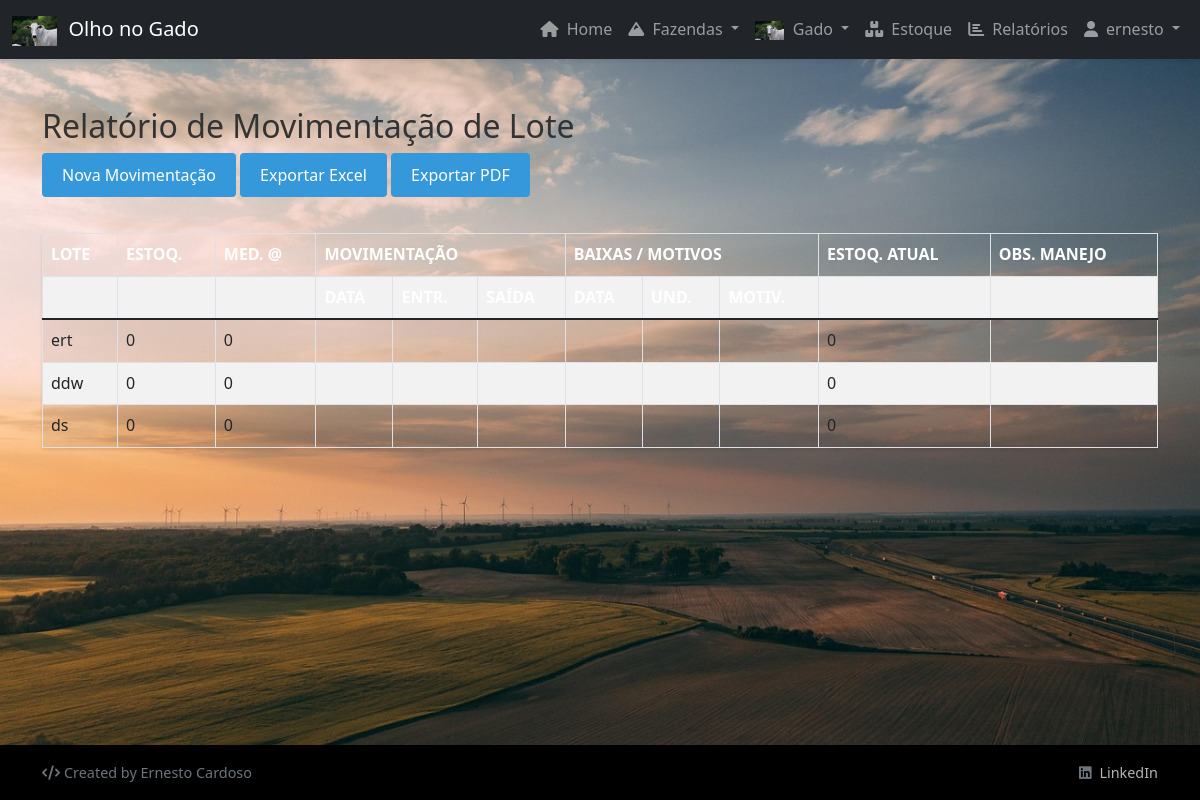
/estoque/relatorio-movimentacao-lote/ (signed in), run on the app's committed database.
### fazendascdst/models.py (models this page shows, shortened)
class Lote(models.Model):
    user = models.ForeignKey(User, on_delete=models.CASCADE, null=True, blank=True)
    nome = models.CharField("Nome do Lote", max_length=100)
    fazenda = models.ForeignKey(Fazenda, on_delete=models.CASCADE, related_name='lotes')
    capacidade_maxima = models.IntegerField("Capacidade Máxima de Animais", null=True, blank=True)
    data_de_cadastro = models.DateField(auto_now_add=True)
    is_active = models.BooleanField(default=True)
    objects = ActiveManager()
    all_objects = AllManager()
    class Meta:
        verbose_name = "Lote"
        verbose_name_plural = "Lotes"
        unique_together = ['nome', 'fazenda']

### estoque/views.py (the view, shortened to what this page needs)
# urls.py: path('relatorio-movimentacao-lote/', views.relatorio_movimentacao_lote, name='relatorio_movimentacao_lote'),
@login_required
def relatorio_movimentacao_lote(request):
    lotes = Lote.objects.filter(user=request.user)
    relatorio = []
    for lote in lotes:
        movs = MovimentacaoLote.objects.filter(lote=lote, user=request.user).order_by('data')
        estoque_inicial = 0
        estoque_atual = 0
        total_peso = 0
        total_animais = 0
        obs_manejo = ''
        media_peso = (total_peso / total_animais) if total_animais > 0 else 0
        relatorio.append({
            'lote': lote,
            'estoque_inicial': 0,  # Pode ser ajustado para considerar um período
            'estoque_atual': estoque_atual,
            'media_peso': round(media_peso, 2),
            'movimentacoes': movs,
            'obs_manejo': obs_manejo,
        })
    return render(request, 'estoque/relatorio_movimentacao_lote.html', {'relatorio': relatorio})

### fazendascdst/models.py (called while the page is built)
    def get_queryset(self):
        return super().get_queryset().filter(is_active=True)

### templates/estoque/relatorio_movimentacao_lote.html (shortened to what this page needs)
{% extends 'base.html' %}
{% block content %}
<div class="container mt-4">
    <h2>Relatório de Movimentação de Lote</h2>
    <a href="{% url 'movimentacao_lote' %}" class="btn btn-primary mb-3">Nova Movimentação</a>
    <a href="{% url 'exportar_excel_relatorio_movimentacao_lote' %}" class="btn btn-success mb-3">Exportar Excel</a>
    <a href="{% url 'exportar_pdf_relatorio_movimentacao_lote' %}" class="btn btn-danger mb-3">Exportar PDF</a>
    <table class="table table-bordered table-striped">
        <thead>
            <tr>
                <th>LOTE</th>
                <th>ESTOQ.</th>
                <th>MED. @</th>
                <th colspan="3">MOVIMENTAÇÃO</th>
                <th colspan="3">BAIXAS / MOTIVOS</th>
                <th>ESTOQ. ATUAL</th>
                <th>OBS. MANEJO</th>
            </tr>
            <tr>
                <th></th>
                <th></th>
                <th></th>
                <th>DATA</th>
                <th>ENTR.</th>
                <th>SAÍDA</th>
                <th>DATA</th>
                <th>UND.</th>
                <th>MOTIV.</th>
                <th></th>
                <th></th>
            </tr>
        </thead>
        <tbody>
            {% for item in relatorio %}
            <tr>
                <td>{{ item.lote.nome }}</td>
                <td>{{ item.estoque_inicial }}</td>
                <td>{{ item.media_peso }}</td>
                <td>
                </td>
                <td>
                </td>
                <td>
                </td>
                <td>
                </td>
                <td>
                </td>
                <td>
                </td>
                <td>{{ item.estoque_atual }}</td>
                <td>{{ item.obs_manejo }}</td>
            </tr>
            {% endfor %}
        </tbody>
    </table>
</div>
{% endblock %}

### templates/base.html (shortened to what this page needs)
{% load static %}
<!DOCTYPE html>
<html lang="pt-BR">
<head>
    <link href="https://cdn.jsdelivr.net/npm/bootstrap@5.1.3/dist/css/bootstrap.min.css" rel="stylesheet">
    <link href="https://cdnjs.cloudflare.com/ajax/libs/font-awesome/6.0.0/css/all.min.css" rel="stylesheet">
    <link rel="stylesheet" href="{% static 'css/style.css' %}">
</head>
<body>
    <nav class="navbar navbar-expand-lg navbar-dark bg-dark shadow-sm">
        <div class="container-fluid">
            <a class="navbar-brand" href="{% url 'index' %}">
                <img src="{% static 'img/pexels-matheus-lara-1785960246-31026900.jpg' %}" alt="Trator" style="height: 1.5em; width: auto; vertical-align: middle; margin-right: 0.3em;">
                <span class="d-none d-md-inline">Olho no Gado</span>
            </a>
            <div class="collapse navbar-collapse" id="navbarNav">
                <ul class="navbar-nav ms-auto">
                    <li class="nav-item">
                        <a class="nav-link" href="{% url 'index' %}">
                            <i class="fas fa-home me-1"></i> Home
                        </a>
                    </li>
                    <li class="nav-item dropdown">
                        <a class="nav-link dropdown-toggle" href="#" id="fazendaDropdown" role="button"
                           data-bs-toggle="dropdown">
                            <i class="fas fa-mountain me-1"></i> Fazendas
                        </a>
                    </li>
                    <li class="nav-item dropdown">
                        <a class="nav-link dropdown-toggle" href="#" id="gadoDropdown" role="button"
                           data-bs-toggle="dropdown">
                            <img src="{% static 'img/pexels-matheus-lara-1785960246-31026900.jpg' %}" alt="Trator" style="height: 1.2em; width: auto; vertical-align: middle; margin-right: 0.3em;"> Gado
                        </a>
                    </li>
                    <li class="nav-item">
                        <a class="nav-link" href="{% url 'estoque_index' %}">
                            <i class="fas fa-boxes me-1"></i> Estoque
                        </a>
                    </li>
                    <li class="nav-item">
                        <a class="nav-link" href="{% url 'relatorios_index' %}">
                            <i class="fas fa-chart-bar me-1"></i> Relatórios
                        </a>
                    </li>
                    {% if user.is_authenticated %}
                    <li class="nav-item dropdown">
                        <a class="nav-link dropdown-toggle" href="#" id="userDropdown" role="button"
                           data-bs-toggle="dropdown">
                            <i class="fas fa-user me-1"></i> {{ user.username }}
                        </a>
                    </li>
                    {% else %}
                    <li class="nav-item">
                        <a class="nav-link" href="{% url 'login' %}">
                            <i class="fas fa-sign-in-alt me-1"></i> Login
                        </a>
                    </li>
                    {% endif %}
                </ul>
            </div>
        </div>
    </nav>
    <main class="container-fluid my-3 my-md-4">
        {% block content %}{% endblock %}
    </main>
    {% now 'Y' as year %}
    <footer class="footer mt-auto py-3 bg-dark text-white" style="position: static !important; bottom: auto !important;">
        <div class="container">
            <div class="row align-items-center">
                <div class="col-md-6 text-start">
                    <span class="text-muted">
                        <i class="fas fa-code me-1"></i>Created by Ernesto Cardoso
                    </span>
                </div>
                <div class="col-md-6 text-end">
                    <span class="text-muted">
                        <i class="fab fa-linkedin me-1"></i>
                        <a href="#" class="text-white text-decoration-none" style="opacity: 0.7;">
                            LinkedIn
                        </a>
                    </span>
                </div>
            </div>
        </div>
    </footer>
</body>
</html>

### static/css/style.css (style rules this page uses)
body { font-family: 'Segoe UI', Tahoma, Geneva, Verdana, sans-serif; margin: 0; padding: 0; background-color: #f5f5f5; color: #333; line-height: 1.6; min-height: 100vh; display: flex; flex-direction: column; }
main { flex: 1; }
.footer { background-color: #000000 !important; color: white !important; text-align: center; padding: 1rem; margin-top: auto !important; width: 100%; position: static !important; bottom: auto !important; z-index: auto !important; }
table { width: 100%; border-collapse: collapse; margin: 20px 0; box-shadow: 0 2px 3px rgba(0, 0, 0, 0.1); }
th, td { padding: 12px 15px; text-align: left; border-bottom: 1px solid #ddd; }
th { background-color: #2c3e50; color: white; }
tr:nth-child(even) { background-color: #f2f2f2; }
.btn { display: inline-block; padding: 10px 20px; background-color: #3498db; color: white; border: none; border-radius: 4px; cursor: pointer; text-decoration: none; }

### data on the page
Lote: lote.nome "ert", estoque_inicial "0", media_peso "0", estoque_atual "0"
Lote: lote.nome "ddw", estoque_inicial "0", media_peso "0", estoque_atual "0"
Lote: lote.nome "ds", estoque_inicial "0", media_peso "0", estoque_atual "0"

### other printed values
{{ user.username }} "ernesto"
